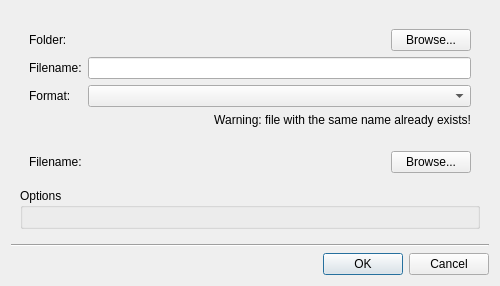
<?xml version="1.0" encoding="UTF-8"?>
<ui version="4.0">
 <class>QnTwoStepFileDialog</class>
 <widget class="QDialog" name="QnTwoStepFileDialog">
  <property name="geometry">
   <rect>
    <x>0</x>
    <y>0</y>
    <width>500</width>
    <height>274</height>
   </rect>
  </property>
  <property name="sizePolicy">
   <sizepolicy hsizetype="Preferred" vsizetype="Fixed">
    <horstretch>0</horstretch>
    <verstretch>0</verstretch>
   </sizepolicy>
  </property>
  <property name="minimumSize">
   <size>
    <width>500</width>
    <height>0</height>
   </size>
  </property>
  <property name="windowTitle">
   <string notr="true"/>
  </property>
  <property name="modal">
   <bool>true</bool>
  </property>
  <layout class="QVBoxLayout" name="verticalLayout_2">
   <item>
    <widget class="QWidget" name="widget" native="true">
     <layout class="QVBoxLayout" name="verticalLayout" stretch="0,0,1">
      <item>
       <widget class="QWidget" name="newFileWidget" native="true">
        <property name="sizePolicy">
         <sizepolicy hsizetype="Preferred" vsizetype="Fixed">
          <horstretch>0</horstretch>
          <verstretch>0</verstretch>
         </sizepolicy>
        </property>
        <layout class="QFormLayout" name="formLayout_2">
         <item row="0" column="0">
          <widget class="QLabel" name="label">
           <property name="text">
            <string>Folder:</string>
           </property>
          </widget>
         </item>
         <item row="0" column="1">
          <layout class="QHBoxLayout" name="horizontalLayout" stretch="1,0">
           <property name="sizeConstraint">
            <enum>QLayout::SetFixedSize</enum>
           </property>
           <item>
            <widget class="QLabel" name="directoryLabel">
             <property name="text">
              <string notr="true"/>
             </property>
            </widget>
           </item>
           <item>
            <widget class="QPushButton" name="browseFolderButton">
             <property name="text">
              <string>Browse...</string>
             </property>
            </widget>
           </item>
          </layout>
         </item>
         <item row="1" column="0">
          <widget class="QLabel" name="label_3">
           <property name="text">
            <string>Filename:</string>
           </property>
          </widget>
         </item>
         <item row="1" column="1">
          <widget class="QLineEdit" name="fileNameLineEdit"/>
         </item>
         <item row="2" column="0">
          <widget class="QLabel" name="label_5">
           <property name="text">
            <string>Format:</string>
           </property>
          </widget>
         </item>
         <item row="2" column="1">
          <widget class="QComboBox" name="filterComboBox"/>
         </item>
         <item row="3" column="1">
          <widget class="QLabel" name="alreadyExistsLabel">
           <property name="sizePolicy">
            <sizepolicy hsizetype="Preferred" vsizetype="Fixed">
             <horstretch>0</horstretch>
             <verstretch>0</verstretch>
            </sizepolicy>
           </property>
           <property name="text">
            <string>Warning: file with the same name already exists!</string>
           </property>
           <property name="alignment">
            <set>Qt::AlignRight|Qt::AlignTrailing|Qt::AlignVCenter</set>
           </property>
          </widget>
         </item>
        </layout>
       </widget>
      </item>
      <item>
       <widget class="QWidget" name="existingFileWidget" native="true">
        <property name="sizePolicy">
         <sizepolicy hsizetype="Preferred" vsizetype="Fixed">
          <horstretch>0</horstretch>
          <verstretch>0</verstretch>
         </sizepolicy>
        </property>
        <layout class="QHBoxLayout" name="horizontalLayout_3" stretch="0,1,0">
         <property name="sizeConstraint">
          <enum>QLayout::SetNoConstraint</enum>
         </property>
         <item>
          <widget class="QLabel" name="label_2">
           <property name="text">
            <string>Filename:</string>
           </property>
          </widget>
         </item>
         <item>
          <widget class="QLabel" name="existingFileLabel">
           <property name="text">
            <string notr="true"/>
           </property>
          </widget>
         </item>
         <item>
          <widget class="QPushButton" name="browseFileButton">
           <property name="text">
            <string>Browse...</string>
           </property>
          </widget>
         </item>
        </layout>
       </widget>
      </item>
      <item>
       <widget class="QGroupBox" name="optionsGroupBox">
        <property name="sizePolicy">
         <sizepolicy hsizetype="Preferred" vsizetype="Fixed">
          <horstretch>0</horstretch>
          <verstretch>0</verstretch>
         </sizepolicy>
        </property>
        <property name="title">
         <string>Options</string>
        </property>
        <layout class="QGridLayout" name="optionsLayout">
         <property name="sizeConstraint">
          <enum>QLayout::SetNoConstraint</enum>
         </property>
        </layout>
       </widget>
      </item>
     </layout>
    </widget>
   </item>
   <item>
    <widget class="Line" name="line">
     <property name="orientation">
      <enum>Qt::Horizontal</enum>
     </property>
    </widget>
   </item>
   <item>
    <widget class="QDialogButtonBox" name="buttonBox">
     <property name="orientation">
      <enum>Qt::Horizontal</enum>
     </property>
     <property name="standardButtons">
      <set>QDialogButtonBox::Cancel|QDialogButtonBox::Ok</set>
     </property>
    </widget>
   </item>
  </layout>
 </widget>
 <resources/>
 <connections/>
</ui>
